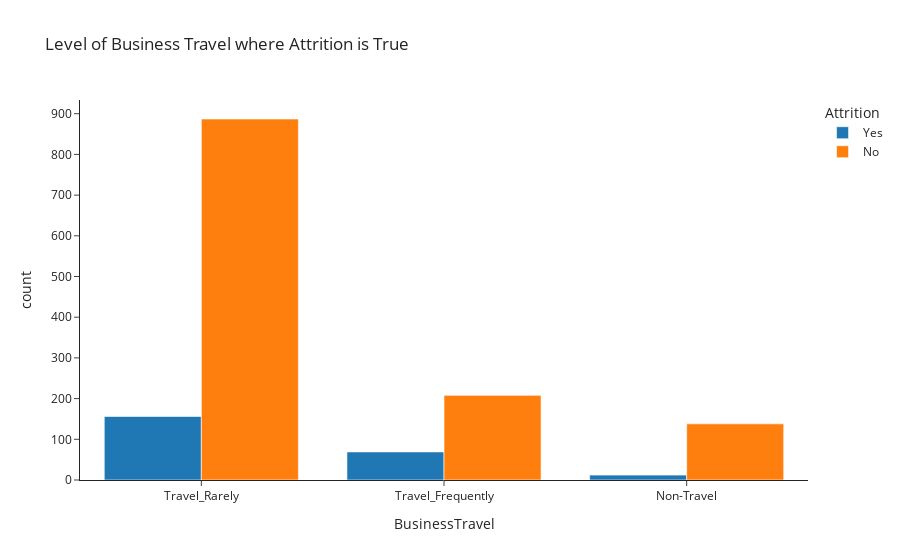

The cell this chart's notebook holds for it:
### Code cell
# business travel and attrition
fig = px.histogram(column_feature_top10, x='BusinessTravel', color='Attrition', barmode='group', title='Level of Business Travel where Attrition is True')
fig.show()

### Figure 1 — Plotly figure (JSON) as saved in the notebook; plotly's stock layout.template omitted (floating-point values rounded to 4 significant figures; data arrays with more than 128 entries replaced by an {"elided": "..."} marker saying what was removed)
{"data": [{"alignmentgroup": "True", "bingroup": "x", "hovertemplate": "Attrition=Yes<br>BusinessTravel=%{x}<br>count=%{y}<extra></extra>", "legendgroup": "Yes", "marker": {"color": "#1F77B4", "pattern": {"shape": ""}}, "name": "Yes", "offsetgroup": "Yes", "orientation": "v", "showlegend": true, "type": "histogram", "x": {"elided": "237 str values"}, "xaxis": "x", "yaxis": "y"}, {"alignmentgroup": "True", "bingroup": "x", "hovertemplate": "Attrition=No<br>BusinessTravel=%{x}<br>count=%{y}<extra></extra>", "legendgroup": "No", "marker": {"color": "#FF7F0E", "pattern": {"shape": ""}}, "name": "No", "offsetgroup": "No", "orientation": "v", "showlegend": true, "type": "histogram", "x": {"elided": "1233 str values"}, "xaxis": "x", "yaxis": "y"}], "layout": {"barmode": "group", "legend": {"title": {"text": "Attrition"}, "tracegroupgap": 0}, "title": {"text": "Level of Business Travel where Attrition is True"}, "xaxis": {"anchor": "y", "domain": [0, 1], "title": {"text": "BusinessTravel"}}, "yaxis": {"anchor": "x", "domain": [0, 1], "title": {"text": "count"}}}}
